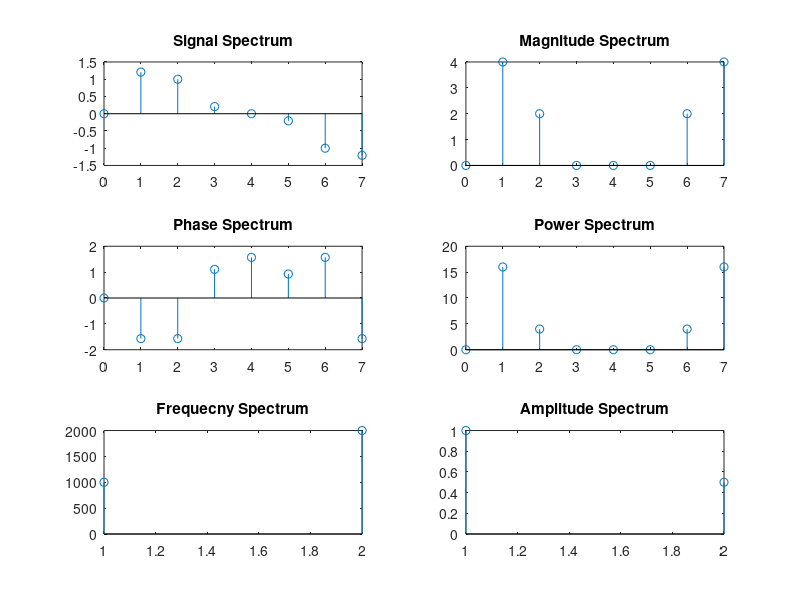

Reproduce this figure in MATLAB.
clc;
clear;
close all;

fs = 8000;
ts = 1/fs;
N = 8;
n = 0:N-1;
x = sin(2*pi*1000*n*ts) + 0.5*sin(2*pi*2000*n*ts);

a = zeros(1,N);
b = zeros(1,N);
X_mag = zeros(1,N);
X_angle = zeros(1,N);
X_ps = zeros(1,N);

for m=0:N-1
  for i=0:N-1
    a(m+1) = a(m+1)+x(i+1)*cos(2*pi*i*m/N); %real part
    b(m+1) = b(m+1)-x(i+1)*sin(2*pi*i*m/N); %imaginary part
  endfor
  X_ps(m+1) = a(m+1)^2 + b(m+1)^2;
  X_mag(m+1) = sqrt(X_ps(m+1));
  X_angle(m+1) = atan(b(m+1)/a(m+1));
endfor

in = 0;
for i = 1:N/2
  if X_mag(i) > 0.001
    in = in + 1;
    Freq(in) = (i-1)*fs/N;
    Amp(in) = 2*X_mag(i)/N;
  end
end

m=0:N-1;
disp('Signal x(n): ');
disp(x);
subplot(3,2,1);
stem(m, x);
title('Signal Spectrum');

disp('Magnitude X_mag(m): ');
disp(X_mag);
subplot(3,2,2);
stem(m, X_mag);
title('Magnitude Spectrum');

disp('Phase X_angle(m): ');
disp(X_angle);
subplot(3,2,3);
stem(m, X_angle);
title('Phase Spectrum');

disp('Power X_ps(m): ');
disp(X_ps);
subplot(3,2,4);
stem(m, X_ps);
title('Power Spectrum');

m=1:in;
disp('Frequecny: ');
disp(Freq);
subplot(3,2,5);
stem(m, Freq);
title('Frequecny Spectrum');

disp('Amplitude: ');
disp(Amp);
subplot(3,2,6);
stem(m, Amp);
title('Amplitude Spectrum');


